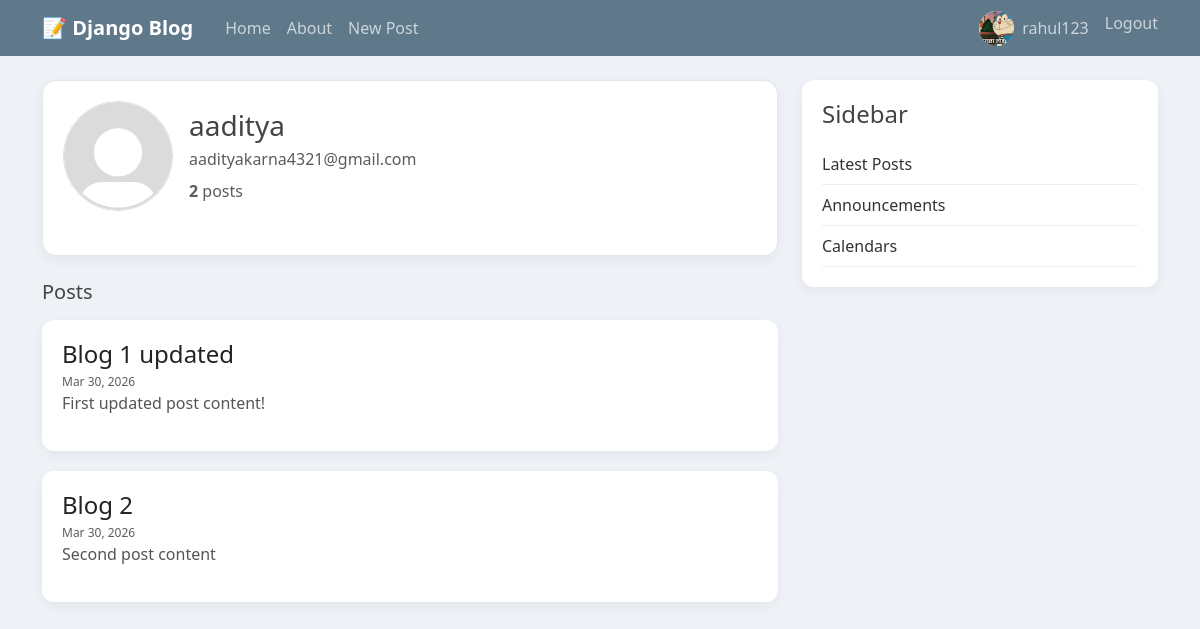
Screenshot of /u/aaditya/ (signed in) with the database file from the repository.
### users/models.py (models this page shows, shortened)
class Profile(models.Model):
    user = models.OneToOneField(User, on_delete=models.CASCADE)
    image = models.ImageField(upload_to='profile_pics', blank=True, null=True)
    bio = models.CharField(max_length=150, blank=True)

### blog/models.py (models this page shows, shortened)
class Post(models.Model):
  title=models.CharField(max_length=100)
  content=models.TextField()
  author=models.ForeignKey(User,on_delete=models.CASCADE)
  created_at=models.DateTimeField(auto_now_add=True)

### users/views.py (the view)
# urls.py: path('u/<str:username>/', users_views.public_profile, name='public-profile'),
def public_profile(request, username):
    profile_user = get_object_or_404(User, username=username)
    posts = Post.objects.filter(author=profile_user).order_by('-created_at')
    post_count = posts.count()
    return render(request, 'users/public_profile.html', {
        'profile_user': profile_user,
        'posts': posts,
        'post_count': post_count,
    })

### users/templates/users/public_profile.html (shortened to what this page needs)
{% extends "blog/base.html" %}
{% load static %}
{% block content %}
<div class="ig-card" style="background:#fff;border:1px solid #e6e6e6;border-radius:14px;padding:20px;box-shadow:0 4px 14px rgba(0,0,0,0.05);">
  <div class="d-flex align-items-center gap-3 mb-4">
    <div style="width:110px;height:110px;border-radius:50%;overflow:hidden;border:1px solid #ddd;flex:0 0 110px;">
      {% if profile_user.profile.image %}
        <img src="{{ profile_user.profile.image.url }}?v={{ profile_user.profile.image.name }}"
             alt="profile"
             style="width:100%;height:100%;object-fit:cover;">
      {% else %}
        <img src="{% static 'users/default_v2.jpg' %}"
             alt="profile"
             style="width:100%;height:100%;object-fit:cover;">
      {% endif %}
    </div>
    <div>
      <h3 class="mb-1">{{ profile_user.username }}</h3>
      <div class="text-muted">{{ profile_user.email }}</div>
      <div class="mt-2 text-muted">
        <strong>{{ post_count }}</strong> posts
      </div>
    </div>
  </div>
</div>
<div class="mt-4">
  <h5 class="mb-3">Posts</h5>
  {% for post in posts %}
    <article style="background:white;padding:20px;border-radius:12px;margin-bottom:20px;box-shadow:0 4px 12px rgba(0,0,0,0.05);">
      <h4 class="mb-1">
        <a href="{% url 'post-detail' post.id %}" style="text-decoration:none;color:#222;">
          {{ post.title }}
        </a>
      </h4>
      <div class="text-muted" style="font-size:12px;">
        {{ post.created_at|date:"M d, Y" }}
      </div>
      <p style="color:#555;">{{ post.content|truncatewords:20 }}</p>
    </article>
  {% empty %}
    <p class="text-muted">No posts yet.</p>
  {% endfor %}
</div>
{% endblock content %}

### blog/templates/blog/base.html (shortened to what this page needs)
{% load static %}
<!DOCTYPE html>
<html lang="en">
<head>
  <link href="https://cdn.jsdelivr.net/npm/bootstrap@5.3.8/dist/css/bootstrap.min.css"
        rel="stylesheet"
>
  <link rel="stylesheet"
        href="https://cdn.jsdelivr.net/npm/bootstrap-icons@1.11.3/font/bootstrap-icons.min.css">
  <link rel="stylesheet" type="text/css" href="{% static 'blog/main.css' %}">
</head>
<body style="background:#eef2f7;">
<header class="site-header">
  <nav class="navbar navbar-expand-md navbar-dark bg-steel fixed-top">
    <div class="container">
      <a class="navbar-brand me-4 fw-bold" href="{% url 'blog-home' %}">
        📝 Django Blog
      </a>
      <div class="collapse navbar-collapse" id="navbarToggle">
        <div class="navbar-nav me-auto">
          <a class="nav-item nav-link" href="{% url 'blog-home' %}">Home</a>
          <a class="nav-item nav-link" href="{% url 'blog-about' %}">About</a>
          {% if user.is_authenticated %}
            <a class="nav-item nav-link" href="{% url 'post-create' %}">New Post</a>
          {% endif %}
        </div>
        <div class="navbar-nav ms-auto">
          {% if user.is_authenticated %}
            <div class="nav-item d-flex align-items-center gap-2">
              {% if user.profile.image %}
                <img src="{{ user.profile.image.url }}?v={{ user.profile.image.name }}"
                     alt="Profile"
                     style="width:35px; height:35px; border-radius:50%; object-fit:cover; background:#f1f1f1;">
              {% else %}
                <img src="{% static 'users/default_v2.jpg' %}"
                     alt="Profile"
                     style="width:35px; height:35px; border-radius:50%; object-fit:cover; background:#f1f1f1;">
              {% endif %}
              <a class="nav-link p-0" href="{% url 'profile' %}">
                {{ user.username }}
              </a>
            </div>
            <form method="POST" action="{% url 'logout' %}" class="d-inline ms-3">
              <button type="submit" class="btn btn-link nav-link p-0">
                Logout
              </button>
            </form>
          {% else %}
            <a class="nav-item nav-link" href="{% url 'login' %}">Login</a>
            <a class="nav-item nav-link" href="{% url 'register' %}">Register</a>
          {% endif %}
        </div>
      </div>
    </div>
  </nav>
</header>
<main role="main" class="container" style="margin-top: 80px;">
  <div class="row">
    <div class="col-md-8">
      {% block content %}{% endblock %}
    </div>
    <div class="col-md-4">
      <div style="
        background:white;
        padding:20px;
        border-radius:12px;
        box-shadow:0 4px 12px rgba(0,0,0,0.05);
      ">
        <h4 style="margin-bottom:15px;">Sidebar</h4>
        <ul style="list-style:none; padding:0;">
          <li style="padding:8px 0; border-bottom:1px solid #eee;">Latest Posts</li>
          <li style="padding:8px 0; border-bottom:1px solid #eee;">Announcements</li>
          <li style="padding:8px 0; border-bottom:1px solid #eee;">Calendars</li>
        </ul>
      </div>
    </div>
  </div>
</main>
</body>
</html>

### blog/static/blog/main.css (style rules this page uses)
body { background: #fafafa; color: #333333; margin-top: 5rem; }
h1, h2, h3, h4, h5, h6 { color: #444444; }
ul { margin: 0; }
.bg-steel { background-color: #5f788a; }
.site-header .navbar-nav .nav-link { color: #cbd5db; }

### rows the page displays
Post: title "Blog 1 updated", created_at "Mar 30, 2026", content "First updated post content!"
Post: title "Blog 2", created_at "Mar 30, 2026", content "Second post content"

### other values shown
{{ user.username }} "rahul123"
{{ profile_user.username }} "aaditya"
{{ profile_user.email }} "aadityakarna4321@gmail.com"
{{ post_count }} "2"
